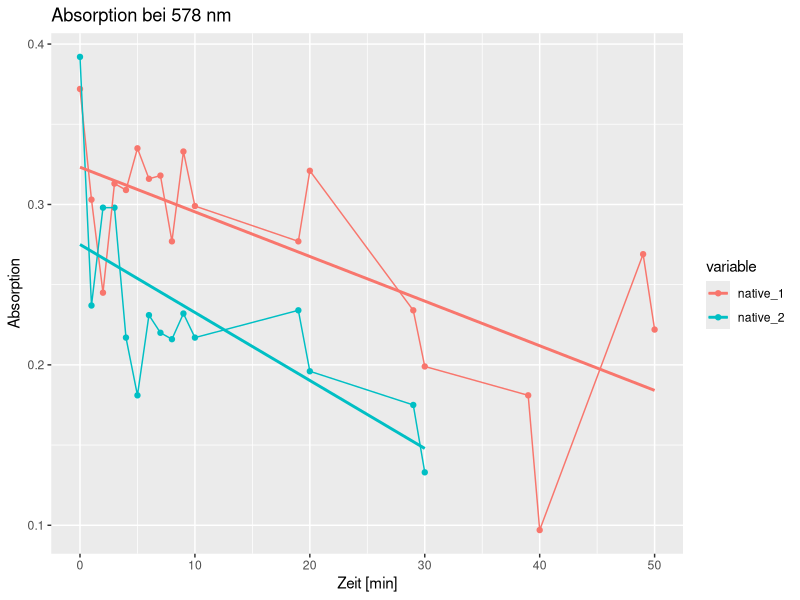
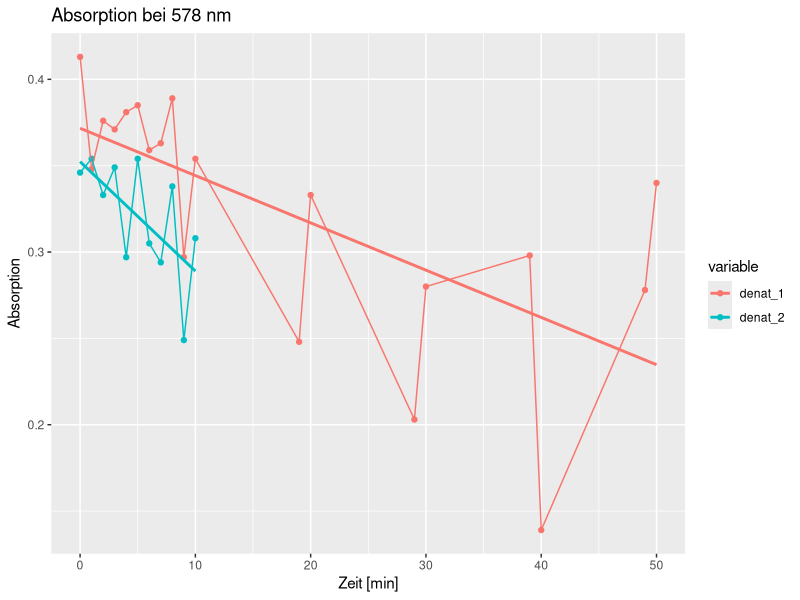
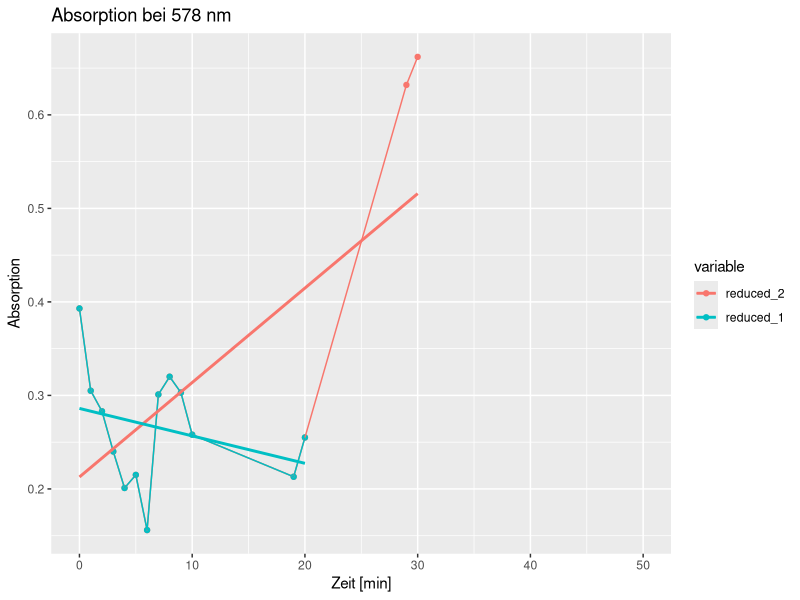
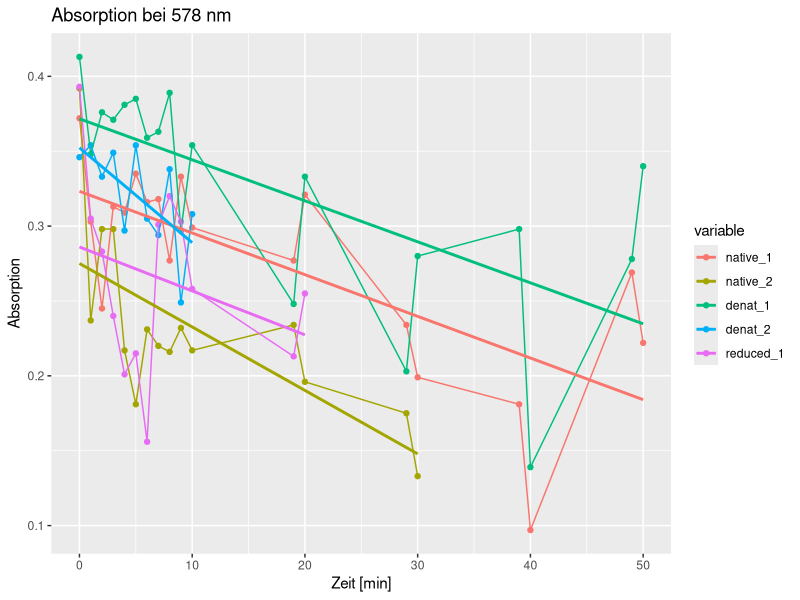

The R source for these figures, in order:
library(ggplot2)
library(reshape)

pad <- function(x, n) {
  len.diff <- n - length(x)
  c(x, rep(NA, len.diff))
}

minutes <- c(0, 1, 2, 3, 4, 5, 6, 7, 8, 9, 10, 19, 20, 29, 30, 39, 40, 49, 50)
native_1 <- c(0.372,0.303,0.245,0.313,0.309,0.335,0.316,0.318,0.277,0.333,0.299,0.277,0.321,0.234,0.199,0.181,0.097,0.269,0.222)
native_2 <- c(0.392,0.237,0.298,0.298,0.217,0.181,0.231,0.22,0.216,0.232,0.217,0.234,0.196,0.175,0.133)
denat_1 <- c(0.413,0.348,0.376,0.371,0.381,0.385,0.359,0.363,0.389,0.297,0.354,0.248,0.333,0.203,0.28,0.298,0.139,0.278,0.34)
denat_2 <- c(0.346,0.354,0.333,0.349,0.297,0.354,0.305,0.294,0.338,0.249,0.308)
reduced_1 <- c(0.393,0.305,0.283,0.24,0.201,0.215,0.156,0.301,0.32,0.303,0.258,0.213,0.255)
reduced_2 <- c(0.393,0.305,0.283,0.24,0.201,0.215,0.156,0.301,0.32,0.303,0.258,0.213,0.255,0.632,0.662)

min_l = length(minutes)

native_1 <- pad(native_1, length(minutes))
native_2 <- pad(native_2, length(minutes))
denat_1 <- pad(denat_1, length(minutes))
denat_2 <- pad(denat_2, length(minutes))
reduced_1 <- pad(reduced_1, length(minutes))
reduced_2 <- pad(reduced_2, length(minutes))

df <- data.frame(minutes, native_1, native_2, denat_1, denat_2, reduced_1)
df.melted <- melt(df, id = "minutes")

df_native <- data.frame(minutes, native_1, native_2)
df_native.melted <- melt(df_native, id = "minutes")

df_denat <- data.frame(minutes, denat_1, denat_2)
df_denat.melted <- melt(df_denat, id = "minutes")

df_reduced <- data.frame(minutes, reduced_2, reduced_1)
df_reduced.melted <- melt(df_reduced, id = "minutes")

ggplot(data = df_native.melted, aes(x = minutes, y = value, color = variable)) +
  labs(y = "Absorption", x = "Zeit [min]", title = "Absorption bei 578 nm") +
  geom_point() +
  geom_line() +
  geom_smooth(method = "lm", se = FALSE)

ggplot(data = df_denat.melted, aes(x = minutes, y = value, color = variable)) +
  labs(y = "Absorption", x = "Zeit [min]", title = "Absorption bei 578 nm") +
  geom_point() +
  geom_line() +
  geom_smooth(method = "lm", se = FALSE)

ggplot(data = df_reduced.melted, aes(x = minutes, y = value, color = variable)) +
  labs(y = "Absorption", x = "Zeit [min]", title = "Absorption bei 578 nm") +
  geom_point() +
  geom_line() +
  geom_smooth(method = "lm", se = FALSE)

ggplot(data = df.melted, aes(x = minutes, y = value, color = variable)) +
  labs(y = "Absorption", x = "Zeit [min]", title = "Absorption bei 578 nm") +
  geom_point() +
  geom_line() +
  geom_smooth(method = "lm", se = FALSE)
